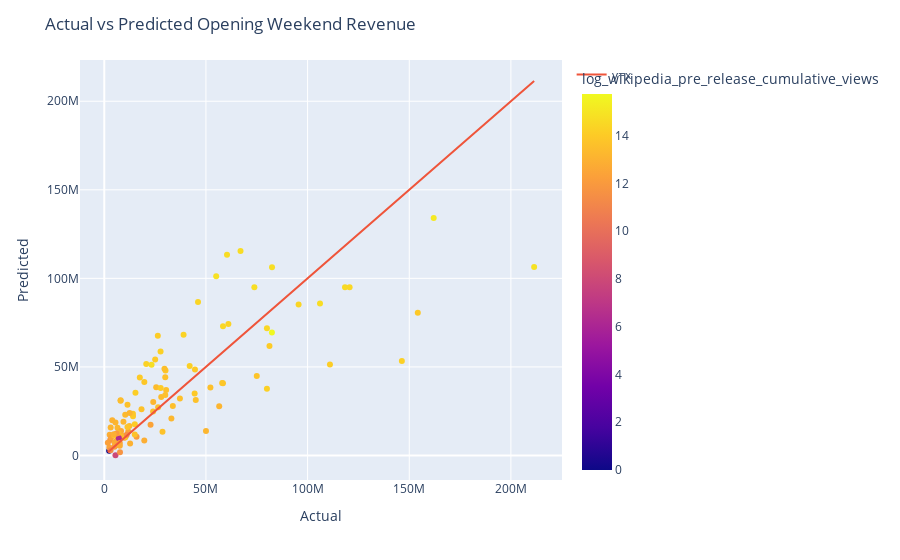

This figure's notebook cell:
### Code cell
results_df = pd.DataFrame({'title': X_test['title'], 'actual': y_test, 'predicted': pred_simple_glm, 'mpaa_rating': X_test['mpaa_rating'], 'creative_type': X_test['creative_type'], 'budget': X_test['budget'], 'wikipedia_pre_release_cumulative_views': X_test['wikipedia_pre_release_cumulative_views'], 'metacritic_before_wide_friday_calculated': X_test['metacritic_before_wide_friday_calculated'], 'genre': X_test['genre'], 'log_top_5_trailer_views': X_test['log_top_5_trailer_views'], 'sqrt_wikipedia_pre_release_cumulative_views': X_test['sqrt_wikipedia_pre_release_cumulative_views'], 'top_5_trailer_views': X_test['top_5_trailer_views'], 'log_budget': X_test['log_budget'], 'log_wikipedia_pre_release_cumulative_views': X_test['log_wikipedia_pre_release_cumulative_views'], 'log_top_5_trailer_views': X_test['log_top_5_trailer_views'], 'not_friday_opener': X_test['not_friday_opener'], 'production_method': X_test['production_method'], 'normalized_budget': X_test['normalized_budget'], 'normalized_wikipedia_pre_release_cumulative_views': X_test['normalized_wikipedia_pre_release_cumulative_views'], 'normalized_top_5_trailer_views': X_test['normalized_top_5_trailer_views'], 'normalized_metacritic_before_wide_friday_calculated': X_test['normalized_metacritic_before_wide_friday_calculated']})

# plot actual vs predicted
fig = px.scatter(results_df, x='actual', y='predicted', hover_name='title', color='log_wikipedia_pre_release_cumulative_views')
fig.add_trace(go.Scatter(x=results_df['actual'], y=results_df['actual'], mode='lines', name='y=x'))
fig.update_layout(title='Actual vs Predicted Opening Weekend Revenue', xaxis_title='Actual', yaxis_title='Predicted')
